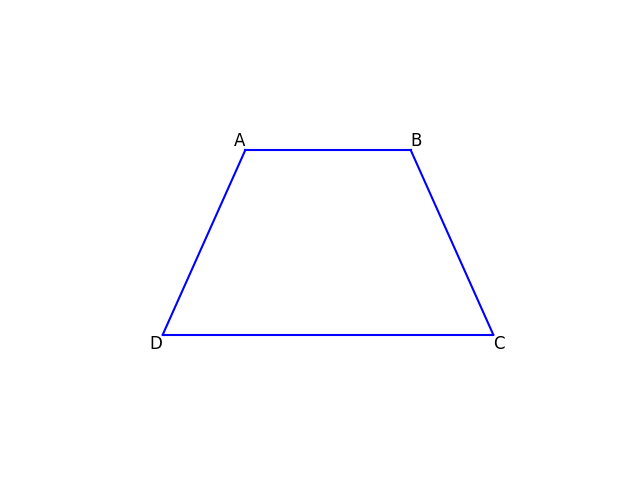

Generate this figure with Python:
import matplotlib.pyplot as plt
import numpy as np

# Define the coordinates for the trapezoid vertices
A = np.array([1, 3])
B = np.array([3, 3])
C = np.array([4, 1])
D = np.array([0, 1])

# Create a figure and an axes
fig, ax = plt.subplots()

# Plot the sides of the trapezoid
ax.plot([A[0], B[0]], [A[1], B[1]], 'b-')
ax.plot([B[0], C[0]], [B[1], C[1]], 'b-')
ax.plot([C[0], D[0]], [C[1], D[1]], 'b-')
ax.plot([D[0], A[0]], [D[1], A[1]], 'b-')

# Add labels to the vertices
ax.text(A[0], A[1], 'A', fontsize=12, verticalalignment='bottom', horizontalalignment='right')
ax.text(B[0], B[1], 'B', fontsize=12, verticalalignment='bottom', horizontalalignment='left')
ax.text(C[0], C[1], 'C', fontsize=12, verticalalignment='top', horizontalalignment='left')
ax.text(D[0], D[1], 'D', fontsize=12, verticalalignment='top', horizontalalignment='right')

# Set the plot limits for better visibility
ax.set_xlim(-1, 5)
ax.set_ylim(0, 4)

# Remove ticks from both axes
ax.set_xticks([])
ax.set_yticks([])

# Display the plot
plt.box(False)
plt.show()
